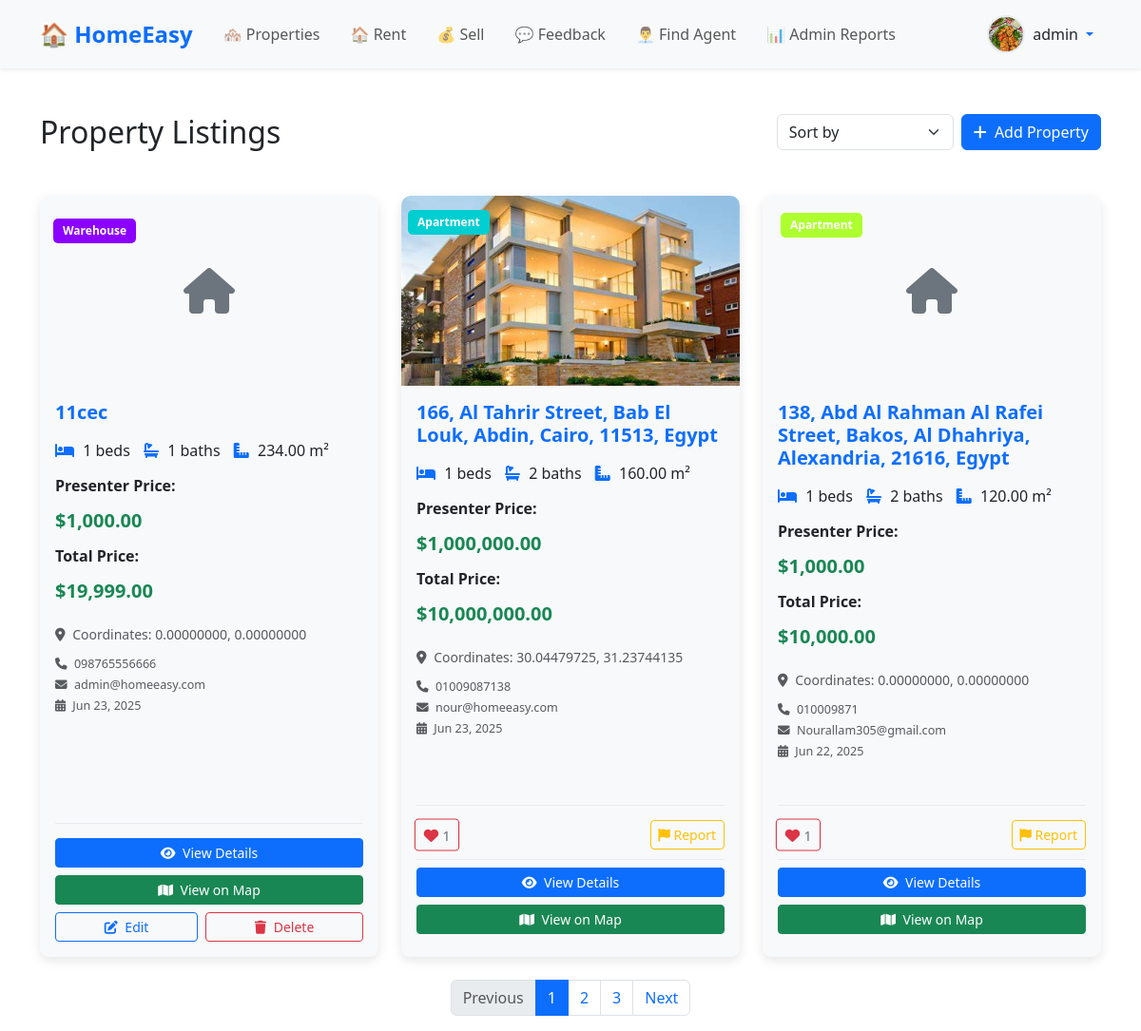
/index.php?page=sell (signed in), run on the app's committed database.
### tables this page shows
CREATE TABLE `users` (
  `id` int(11) NOT NULL,
  `username` varchar(255) NOT NULL,
  `password` varchar(255) NOT NULL,
  `email` varchar(100) NOT NULL,
  `is_active` tinyint(1) DEFAULT 1,
  `failed_login_attempts` int(11) DEFAULT 0,
  `locked_until` datetime DEFAULT NULL,
  `last_login_at` datetime DEFAULT NULL,
  `created_at` timestamp NOT NULL DEFAULT current_timestamp(),
  `updated_at` timestamp NOT NULL DEFAULT current_timestamp() ON UPDATE current_timestamp(),
  `failed_attempts` int(11) DEFAULT 0,
  `last_login` datetime DEFAULT NULL,
  `last_ip` varchar(45) DEFAULT NULL,
  `two_fa_secret` varchar(255) DEFAULT NULL,
  `profile_photo` varchar(255) DEFAULT NULL,
  `role` varchar(50) NOT NULL DEFAULT 'user'
);

CREATE TABLE `data` (
  `id` int(11) NOT NULL,
  `location` varchar(255) NOT NULL,
  `property_type` varchar(100) NOT NULL,
  `rooms` int(11) NOT NULL,
  `bathrooms` int(11) NOT NULL,
  `kitchen` int(11) DEFAULT 0,
  `floor` int(11) DEFAULT 0,
  `reception` int(11) DEFAULT 0,
  `view` int(11) DEFAULT 0,
  `space` decimal(10,2) NOT NULL,
  `sale` decimal(15,2) NOT NULL,
  `totalsale` decimal(15,2) NOT NULL,
  `phone` varchar(20) DEFAULT NULL,
  `email` varchar(255) NOT NULL,
  `images` varchar(500) DEFAULT NULL,
  `latitude` decimal(10,8) DEFAULT NULL,
  `longitude` decimal(11,8) DEFAULT NULL,
  `created_at` timestamp NOT NULL DEFAULT current_timestamp(),
  `updated_at` timestamp NOT NULL DEFAULT current_timestamp() ON UPDATE current_timestamp(),
  `description` text DEFAULT NULL,
  `amenities` text DEFAULT NULL,
  `furnishing` varchar(20) DEFAULT 'Unfurnished',
  `parking` int(11) DEFAULT 0,
  `balcony` int(11) DEFAULT 0,
  `elevator` varchar(5) DEFAULT 'No',
  `garden` varchar(5) DEFAULT 'No',
  `swimming_pool` varchar(5) DEFAULT 'No',
  `gym` varchar(5) DEFAULT 'No',
  `security` varchar(20) DEFAULT 'None',
  `age_years` int(11) DEFAULT 0,
  `condition_status` varchar(20) DEFAULT 'Good',
  `delivery_date` varchar(50) DEFAULT NULL,
  `delivery_type` varchar(30) DEFAULT 'Ready',
  `payment_options` text DEFAULT NULL
);

### layouts/pages/sell.php (the view, shortened to what this page needs)
<!DOCTYPE html>
<html lang="en">
<head>
    <link href="https://cdn.jsdelivr.net/npm/bootstrap@5.3.0/dist/css/bootstrap.min.css" rel="stylesheet">
    <link rel="stylesheet" href="https://cdnjs.cloudflare.com/ajax/libs/font-awesome/6.4.0/css/all.min.css">
</head>
<body>
    <?php include "navbar.php";?>
   <div class="container mt-4 mt-md-5">
    <div class="d-flex justify-content-between align-items-center mb-4 mb-md-5 flex-column flex-md-row">
        <h1 class="h2 mb-3 mb-md-0">Property Listings</h1>
        <div class="d-flex align-items-center">
            <form method="GET" class="d-flex align-items-center">
                <select name="sort" class="form-select me-2" aria-label="Sort properties" onchange="this.form.submit()">
                    <option value="">Sort by</option>
                </select>
            </form>
            <a href="seller.php" class="btn btn-primary">
                <i class="fas fa-plus me-1"></i> Add Property
            </a>
        </div>
    </div>
    <div class="row g-4">
        <?php
        $host = 'localhost';
        $db = 'forfree';
        $user = 'root';
        $pass = '';
        try {
            $pdo = new PDO("mysql:host=$host;dbname=$db;charset=utf8", $user, $pass);
            $pdo->setAttribute(PDO::ATTR_ERRMODE, PDO::ERRMODE_EXCEPTION);
            $pdo->setAttribute(PDO::ATTR_EMULATE_PREPARES, false);
            $sort_param = isset($_GET['sort']) ? $_GET['sort'] : 'date_desc';
            $order_by = "ORDER BY d.created_at DESC";
            switch ($sort_param) {
                case 'date_desc':
                    $order_by = "ORDER BY d.created_at DESC";
                    break;
            }
            $query = "
                SELECT d.*,
                       COALESCE(like_counts.like_count, 0) as like_count
                FROM data d
                LEFT JOIN (
                    SELECT property_id, COUNT(*) as like_count
                    FROM property_likes
                    GROUP BY property_id
                ) like_counts ON d.id = like_counts.property_id
                $order_by
            ";
            $stmt = $pdo->query($query);
            $rows = $stmt->fetchAll(PDO::FETCH_ASSOC);
            $user_likes = [];
            if (isset($_SESSION['email'])) {
                $stmt = $pdo->prepare("SELECT property_id FROM property_likes WHERE user_email = ?");
                $stmt->execute([$_SESSION['email']]);
                $user_likes = array_column($stmt->fetchAll(PDO::FETCH_ASSOC), 'property_id');
            }
            if (count($rows) > 0) {
                foreach ($rows as $row) {
                    $images = htmlspecialchars($row['images'] ?? '');
                    $image_tag = '';
                    if (!empty($images) && file_exists($images)) {
                        $image_tag = "<div class='property-card-img-container'>
                                        <img src='$images' class='property-card-img' alt='Property in " . htmlspecialchars($row['location']) . "'>
                                     </div>";
                    } else {
                        $image_tag = "<div class='property-card-img-container bg-light d-flex align-items-center justify-content-center'>
                                        <i class='fas fa-home fa-3x text-secondary'></i>
                                      </div>";
                    }
                    $formatted_price = number_format(floatval($row['sale']), 2);
                    $formatted_total_price = number_format(floatval($row['totalsale']), 2);
                    $date = new DateTime($row['created_at']);
                    $formatted_date = $date->format('M j, Y');
                    $phone = !empty($row['phone']) ? htmlspecialchars($row['phone']) : 'N/A';
                    $email = !empty($row['email']) ? htmlspecialchars($row['email']) : 'N/A';
                    $is_liked = in_array($row['id'], $user_likes);
                    $like_class = $is_liked ? 'liked' : '';
                    $like_icon = $is_liked ? 'fas fa-heart' : 'far fa-heart';
                    echo "<div class='col-12 col-md-6 col-lg-4'>
                            <div class='card property-card h-100'>
                                $image_tag
                                <div class='property-label luxury' id='propertyLabel-{$row['id']}'>" . htmlspecialchars($row['property_type']) . "</div>
                                <div class='card-body'>
                                    <h5 class='card-title'>" . htmlspecialchars($row['location']) . "</h5>
                                    <div class='mb-2'>
                                        <span class='property-feature'><i class='fas fa-bed'></i> " . htmlspecialchars($row['rooms']) . " beds</span>
                                        <span class='property-feature'><i class='fas fa-bath'></i> " . htmlspecialchars($row['bathrooms']) . " baths</span>
                                        <span class='property-feature'><i class='fas fa-ruler-combined'></i> " . htmlspecialchars($row['space']) . " m²</span>
                                    </div>
                                    <div class='mb-2'>
                                        <strong>Presenter Price:</strong>
                                        <div class='price-tag'>\$$formatted_price</div>
                                        <strong>Total Price:</strong>
                                        <div class='price-tag'>\$$formatted_total_price</div>
                                    </div>";
                    if (!empty($row['latitude']) && !empty($row['longitude'])) {
                        echo "<div class='mb-2'>
                                <small class='text-muted'>
                                    <i class='fas fa-map-marker-alt me-1'></i>
                                    Coordinates: " . htmlspecialchars($row['latitude']) . ", " . htmlspecialchars($row['longitude']) . "
                                </small>
                              </div>";
                    }
                    echo "<p class='card-text'>
                            <small class='text-muted'><i class='fas fa-phone me-1'></i> $phone</small><br>
                            <small class='text-muted'><i class='fas fa-envelope me-1'></i> $email</small><br>
                            <small class='text-muted'><i class='fas fa-calendar-alt me-1'></i> $formatted_date</small>
                          </p>
                          <div class='action-buttons'>";
                    if (isset($_SESSION['email']) && $_SESSION['email'] !== $row['email']) {
echo "<div class='like-report-buttons d-flex justify-content-between align-items-center mb-2'>
        <div class='d-flex align-items-center'>
            <button class='btn btn-sm btn-outline-danger like-btn $like_class me-2' data-property-id='{$row['id']}' onclick='toggleLike({$row['id']})'>
                <i class='$like_icon'></i>
                <span class='like-count'>{$row['like_count']}</span>
            </button>
        </div>
        <button class='btn btn-sm btn-outline-warning report-btn' data-property-id='{$row['id']}' onclick='reportProperty({$row['id']})'>
            <i class='fas fa-flag'></i> Report
        </button>
      </div>";
                    }
                    echo "<div class='d-flex gap-2 mb-2'>
                            <a href='?page=view&id={$row['id']}' class='btn btn-primary btn-sm flex-fill'>
                                <i class='fas fa-eye me-1'></i> View Details
                            </a>
                          </div>";
                    if (!empty($row['latitude']) && !empty($row['longitude'])) {
                        echo "<div class='d-flex gap-2 mb-2'>
                                <a href='?page=maps&id={$row['id']}&lat=" . urlencode($row['latitude']) . "&lng=" . urlencode($row['longitude']) . "' class='btn btn-success btn-sm flex-fill'>
                                    <i class='fas fa-map me-1'></i> View on Map
                                </a>
                              </div>";
                    }
                    if (isset($_SESSION['email']) && $_SESSION['email'] === $row['email']) {
                        echo "<div class='d-flex gap-2'>
                                <a href='?page=edit&id={$row['id']}' class='btn btn-outline-primary btn-sm flex-fill'>
                                    <i class='fas fa-edit me-1'></i> Edit
                                </a>
                                <a href='?page=delete&id={$row['id']}' class='btn btn-outline-danger btn-sm flex-fill' onclick=\"return confirm('Are you sure you want to delete this property?');\">
                                    <i class='fas fa-trash me-1'></i> Delete
                                </a>
                              </div>";
                    }
                    echo "</div></div></div></div>";
                }
            }
        } catch (PDOException $e) {
            echo "<div class='col-12'>
                    <div class='alert alert-danger'>
                        <i class='fas fa-exclamation-triangle me-2'></i>
                        <strong>Error:</strong> Unable to load properties. Please try again later.
                    </div>
                </div>";
            error_log("Database error: " . $e->getMessage());
        }
        ?>
    </div>
</div>
        <nav aria-label="Property pagination" class="mt-4">
            <ul class="pagination justify-content-center">
                <li class="page-item disabled">
                    <a class="page-link" href="#" tabindex="-1" aria-disabled="true">Previous</a>
                </li>
                <li class="page-item active"><a class="page-link" href="#">1</a></li>
                <li class="page-item"><a class="page-link" href="#">2</a></li>
                <li class="page-item"><a class="page-link" href="#">3</a></li>
                <li class="page-item">
                    <a class="page-link" href="#">Next</a>
                </li>
            </ul>
        </nav>
</body>
</html>

### layouts/pages/navbar.php (shortened to what this page needs)
<?php
$host = 'localhost';
$dbname = 'forfree';
$username = 'root';
$password = '';
try {
    $pdo = new PDO("mysql:host=$host;dbname=$dbname", $username, $password);
    $pdo->setAttribute(PDO::ATTR_ERRMODE, PDO::ERRMODE_EXCEPTION);
} catch(PDOException $e) {
    die("Connection failed: " . $e->getMessage());
}
$admin_emails = ['admin@homeeasy.com', 'support@homeeasy.com'];
$profile_photo = null;
$is_admin = false;
if (isset($_SESSION['user_id'])) {
    $user_id = $_SESSION['user_id'];
    $query = "SELECT profile_photo, email FROM users WHERE id = ?";
    $stmt = $pdo->prepare($query);
    $stmt->execute([$user_id]);
    $result = $stmt->fetch(PDO::FETCH_ASSOC);
    if ($result) {
        if (!empty($result['profile_photo'])) {
            $profile_photo = $result['profile_photo'];
        }
        if (in_array($result['email'], $admin_emails)) {
            $is_admin = true;
        }
    }
}
?>
<nav class="navbar navbar-expand-lg navbar-light bg-light shadow-sm">
    <div class="container">
        <a class="navbar-brand fw-bold text-primary" href="index.php">🏠 HomeEasy</a>
        <div class="collapse navbar-collapse" id="navbarNav">
            <ul class="navbar-nav me-auto">
                <li class="nav-item">
                    <a class="nav-link fw-medium" href="?page=buy">🏘️ Properties</a>
                </li>
                <li class="nav-item">
                    <a class="nav-link fw-medium" href="?page=rent">🏠 Rent</a>
                </li>
                <li class="nav-item">
                    <a class="nav-link fw-medium" href="?page=sell">💰 Sell</a>
                </li>
                <li class="nav-item">
                    <a class="nav-link fw-medium" href="?page=feedback">💬 Feedback</a>
                </li>
                <?php if ($is_admin): ?>
                <li class="nav-item">
                    <a class="nav-link fw-medium" href="?page=agent">👨‍💼 Find Agent</a>
                </li>
                <li class="nav-item">
                    <a class="nav-link fw-medium" href="?page=admin_reports">📊 Admin Reports</a>
                </li>
                <?php endif; ?>
            </ul>
            <div class="d-flex align-items-center mobile-auth-buttons mobile-profile">
                <?php if (isset($_SESSION['user_id'])): ?>
                    <div class="dropdown">
                        <a class="dropdown-toggle d-flex align-items-center text-decoration-none p-2 rounded-3 hover-bg-light"
                           href="#"
                           role="button"
                           data-bs-toggle="dropdown"
                           aria-expanded="false"
                           style="transition: background-color 0.2s ease;">
                            <?php if ($profile_photo): ?>
                                <img src="<?php echo htmlspecialchars($profile_photo); ?>"
                                     alt="Profile"
                                     class="rounded-circle me-2 profile-image"
                                     width="40"
                                     height="40">
                            <?php endif; ?>
                            <span class="d-none d-sm-inline text-dark fw-medium">
                                <?php echo isset($_SESSION['username']) ? htmlspecialchars($_SESSION['username']) : 'User'; ?>
                            </span>
                        </a>
                    </div>
                <?php else: ?>
                    <a href="?page=login" class="btn btn-outline-primary me-2">Login</a>
                    <a href="?page=register" class="btn btn-primary">Register</a>
                <?php endif; ?>
            </div>
        </div>
    </div>
</nav>

### data on the page
users: profile_photo (picture)
data: property_type "Warehouse", location "11cec", rooms "1", bathrooms "1", space "234.00", sale "1,000.00", totalsale "19,999.00", latitude "0.00000000", longitude "0.00000000", phone "098765556666", email "admin@homeeasy.com", created_at "Jun 23, 2025"
data: images (picture), property_type "Apartment", location "166, Al Tahrir Street, Bab El Louk, Abdin, Cairo, 11513, Egypt", rooms "1", bathrooms "2", space "160.00", sale "1,000,000.00", totalsale "10,000,000.00", latitude "30.04479725", longitude "31.23744135", phone "01009087138", email "nour@homeeasy.com", created_at "Jun 23, 2025", like_count "1"
data: property_type "Apartment", location "138, Abd Al Rahman Al Rafei Street, Bakos, Al Dhahriya, Alexandria, 21616, Egypt", rooms "1", bathrooms "2", space "120.00", sale "1,000.00", totalsale "10,000.00", latitude "0.00000000", longitude "0.00000000", phone "010009871", email "Nourallam305@gmail.com", created_at "Jun 22, 2025", like_count "1"

### other printed values
$_SESSION['username'] "admin"
